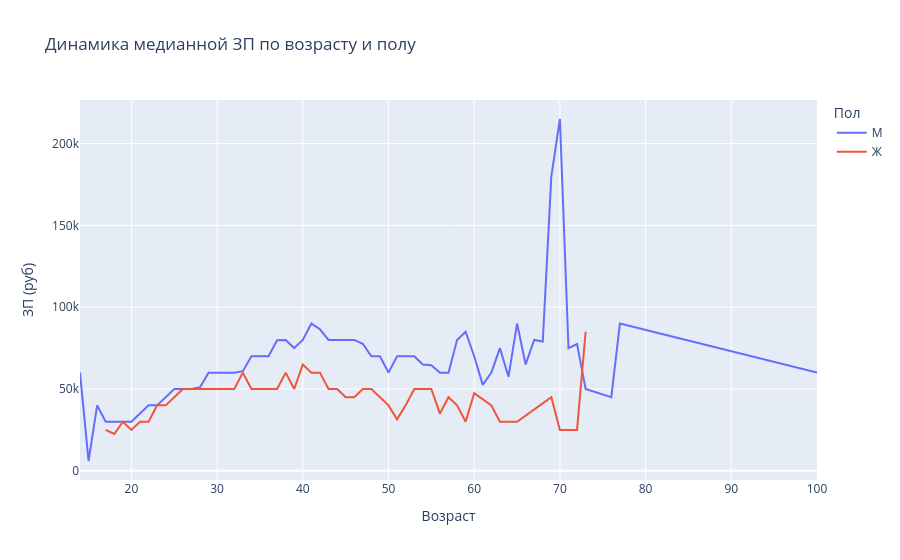

The notebook cell this image was saved under:
### Markdown cell above
**Дополнительные баллы**

Для получения 2 дополнительных баллов по разведывательному анализу постройте еще два любых содержательных графика или диаграммы, которые помогут проиллюстрировать влияние признаков/взаимосвязь между признаками/распределения признаков. Приведите выводы по ним. Желательно, чтобы в анализе участвовали признаки, которые мы создавали ранее в разделе "Преобразование данных".

### Code cell
# График 1: Предпочтения по графику работы в зависимости от пола
schedules = ['полный день', 'сменный график', 'гибкий график', 'удаленная работа', 'вахтовый метод']
gender_schedule = hh_data[mask].groupby('Пол')[schedules].mean() * 100
fig, ax = plt.subplots(figsize=(10, 5))
gender_schedule.T.plot(kind='bar', ax=ax)
ax.set_title('Предпочтения по графику работы в зависимости от пола (%)')
plt.xticks(rotation=45)
plt.show()

# График 2: Динамика медианной ЗП по возрасту и полу
gender_age_salary = hh_data[mask].groupby(['Возраст', 'Пол'])['ЗП (руб)'].median().reset_index()
fig = px.line(gender_age_salary, x='Возраст', y='ЗП (руб)', color='Пол', title='Динамика медианной ЗП по возрасту и полу')
fig.show()

### Figure 1 — Plotly figure (JSON) as saved in the notebook; plotly's stock layout.template omitted (floating-point values rounded to 4 significant figures)
{"data": [{"hovertemplate": "Пол=М<br>Возраст=%{x}<br>ЗП (руб)=%{y}<extra></extra>", "legendgroup": "М", "line": {"color": "#636efa", "dash": "solid"}, "marker": {"symbol": "circle"}, "mode": "lines", "name": "М", "orientation": "v", "showlegend": true, "type": "scatter", "x": [14, 15, 16, 17, 18, 19, 20, 21, 22, 23, 24, 25, 26, 27, 28, 29, 30, 31, 32, 33, 34, 35, 36, 37, 38, 39, 40, 41, 42, 43, 44, 45, 46, 47, 48, 49, 50, 51, 52, 53, 54, 55, 56, 57, 58, 59, 60, 61, 62, 63, 64, 65, 66, 67, 68, 69, 70, 71, 72, 73, 76, 77, 100], "xaxis": "x", "y": [60000.0, 6000.0, 40000.0, 30000.0, 30000.0, 30000.0, 30000.0, 35000.0, 40000.0, 40000.0, 45000.0, 50000.0, 50000.0, 50000.0, 51050.0, 60000.0, 60000.0, 60000.0, 60000.0, 60900.0, 70000.0, 70000.0, 70000.0, 79830.0, 80000.0, 75000.0, 80000.0, 90000.0, 86500.0, 80000.0, 80000.0, 80000.0, 80000.0, 77650.0, 70000.0, 70000.0, 60000.0, 70000.0, 70000.0, 70000.0, 65000.0, 64490.0, 60000.0, 60000.0, 80000.0, 85000.0, 70000.0, 52500.0, 60000.0, 75000.0, 57500.0, 90000.0, 65000.0, 80000.0, 79000.0, 180000.0, 215000.0, 75000.0, 77500.0, 50000.0, 45000.0, 90000.0, 60000.0], "yaxis": "y"}, {"hovertemplate": "Пол=Ж<br>Возраст=%{x}<br>ЗП (руб)=%{y}<extra></extra>", "legendgroup": "Ж", "line": {"color": "#EF553B", "dash": "solid"}, "marker": {"symbol": "circle"}, "mode": "lines", "name": "Ж", "orientation": "v", "showlegend": true, "type": "scatter", "x": [17, 18, 19, 20, 21, 22, 23, 24, 25, 26, 27, 28, 29, 30, 31, 32, 33, 34, 35, 36, 37, 38, 39, 40, 41, 42, 43, 44, 45, 46, 47, 48, 49, 50, 51, 52, 53, 54, 55, 56, 57, 58, 59, 60, 62, 63, 64, 65, 69, 70, 72, 73], "xaxis": "x", "y": [25000.0, 22500.0, 30000.0, 25000.0, 30000.0, 30000.0, 40000.0, 40000.0, 45000.0, 50000.0, 50000.0, 50000.0, 50000.0, 50000.0, 50000.0, 50000.0, 60000.0, 50000.0, 50000.0, 50000.0, 50000.0, 60000.0, 50000.0, 65000.0, 60000.0, 60000.0, 50000.0, 50000.0, 45000.0, 45000.0, 50000.0, 50000.0, 45000.0, 40000.0, 31500.0, 40000.0, 50000.0, 50000.0, 50000.0, 35000.0, 45000.0, 40000.0, 30000.0, 47500.0, 40000.0, 30000.0, 30000.0, 30000.0, 45000.0, 25000.0, 25000.0, 85000.0], "yaxis": "y"}], "layout": {"legend": {"title": {"text": "Пол"}, "tracegroupgap": 0}, "title": {"text": "Динамика медианной ЗП по возрасту и полу"}, "xaxis": {"anchor": "y", "domain": [0, 1], "title": {"text": "Возраст"}}, "yaxis": {"anchor": "x", "domain": [0, 1], "title": {"text": "ЗП (руб)"}}}}
